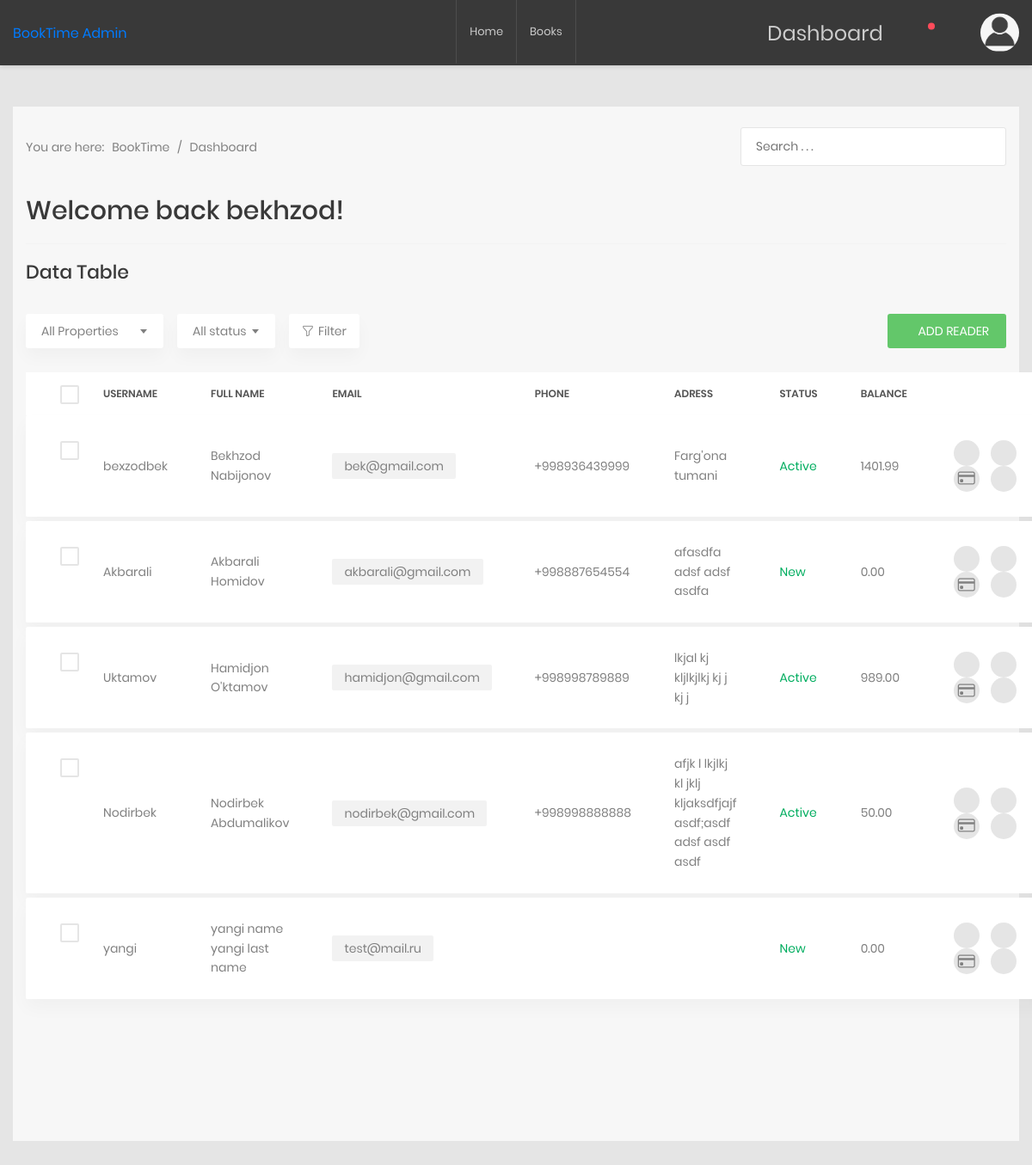
Screenshot of /dashboard/ (signed in) with the database file from the repository.
### readers/models.py (models this page shows)
class Readers(AbstractUser):
    class Status(models.TextChoices):
        New = "New", "New"
        Active = "Active", "Active"
    picture = models.ImageField(default='profile_pictures/anonim_user.png', upload_to='profile_pictures/')
    address = models.CharField(max_length=300, blank=True, default="")
    phone = models.CharField(max_length=13)
    balance = models.DecimalField(max_digits=8, decimal_places=2, blank=True, default=0)
    status = models.CharField(max_length=6,
                              choices=Status.choices,
                              default=Status.New
                              )
    class Meta:
        verbose_name = 'Reader'
        verbose_name_plural = 'Readers'

### dashboard/views.py (the view, shortened to what this page needs)
# urls.py: path('', DashboardView.as_view(), name="dashboard"),
class DashboardView(SuperuserRequiredMixin, View):
    def get(self, request):
        readers = Readers.objects.all()
        search_query = request.GET.get('q', '')
        context = {"readers": readers, "search_query": search_query}
        return render(request, 'dashboard/dashboard.html', context)

### dashboard/views.py (called while the page is built)
    def test_func(self):
        return self.request.user.is_superuser

### templates/dashboard/dashboard.html (shortened to what this page needs)
{% extends 'base.html' %}
{% block content %}
<div class="page-content--bgf7">
    <section class="au-breadcrumb2 py-4">
        <div class="container">
            <div class="row">
                <div class="col-md-12">
                    <div class="au-breadcrumb-content">
                        <div class="au-breadcrumb-left">
                            <span class="au-breadcrumb-span">You are here:</span>
                            <ul class="list-unstyled list-inline au-breadcrumb__list">
                                <li class="list-inline-item active">
                                    <a href="#">BookTime</a>
                                </li>
                                <li class="list-inline-item seprate">
                                    <span>/</span>
                                </li>
                                <li class="list-inline-item">Dashboard</li>
                            </ul>
                        </div>
                        <form class="au-form-icon--sm" method="get">
                            <input class="au-input--w300 au-input--style2"  name="q" value="{{ search_query }}" type="text" placeholder="Search . . .">
                            <button class="au-btn--submit2">
                                <i class="zmdi zmdi-search"></i>
                            </button>
                        </form>
                    </div>
                </div>
            </div>
        </div>
    </section>
    <section class="welcome p-t-10">
        <div class="container">
            <div class="row">
                <div class="col-md-12">
                    <h1 class="title-4">Welcome back
                        <span>{{ request.user.username }}!</span>
                    </h1>
                    <hr class="line-seprate">
                </div>
            </div>
        </div>
    </section>
    <section class="p-t-20">
        <div class="container">
            <div class="row">
                <div class="col-md-12">
                    <h3 class="title-5 m-b-35">data table</h3>
                    <div class="table-data__tool">
                        <div class="table-data__tool-left">
                            <div class="rs-select2--light rs-select2--md">
                            </div>
                            <div class="rs-select2--light rs-select2--sm">
                            </div>
                            <button class="au-btn-filter">
                                <i class="bi bi-funnel"></i>filter</button>
                        </div>
                        <div class="table-data__tool-right">
                            <a class="au-btn au-btn-icon au-btn--green au-btn--small" href="{% url 'dashboard:add_reader' %}">
                                <i class="zmdi zmdi-plus"></i>add reader
                            </a>
                        </div>
                    </div>
                    <div class="table-responsive table-responsive-data2">
                        <table class="table table-data2">
                            <thead>
                                <tr>
                                    <th>
                                        <label class="au-checkbox">
                                            <span class="au-checkmark"></span>
                                        </label>
                                    </th>
                                    <th>Username</th>
                                    <th>Full name</th>
                                    <th>Email</th>
                                    <th>Phone</th>
                                    <th>Adress</th>
                                    <th>Status</th>
                                    <th>Balance</th>
                                    <th></th>
                                </tr>
                            </thead>
                            <tbody>
                            {% for reader in readers %}
                                {% if not reader.is_superuser %}
                                    <tr class="tr-shadow">
                                        <td>
                                            <label class="au-checkbox">
                                                <span class="au-checkmark"></span>
                                            </label>
                                        </td>
                                        <td>{{ reader.username }}</td>
                                        <td>{{ reader.first_name }} {{ reader.last_name }}</td>
                                        <td>
                                            <span class="block-email">{{ reader.email }}</span>
                                        </td>
                                        <td>{{ reader.phone }}</td>
                                        <td>{{ reader.address }}</td>
                                        <td>
                                            <span class="status--process">{{ reader.status }}</span>
                                        </td>
                                        <td>{{ reader.balance }}</td>
                                        <td>
                                            <div class="table-data-feature">
                                                <span class="my-1 mx-1">
                                                    <a href="{% url 'dashboard:reader_messages' reader.id %}" class="item" data-toggle="tooltip" data-placement="top" title="Send message">
                                                        <i class="zmdi zmdi-mail-send"></i>
                                                    </a>
                                                    <a href="{% url 'dashboard:payment' reader.id %}" class="item" data-toggle="tooltip" data-placement="top" title="Payment">
                                                        <i class="bi bi-credit-card"></i>
                                                    </a>
                                                </span>
                                                <span class="my-1 mx-1">
                                                    <a href="{% url 'dashboard:edit_reader' reader.id %}" class="item" data-toggle="tooltip" data-placement="top" title="Edit">
                                                        <i class="zmdi zmdi-edit"></i>
                                                    </a>
                                                    <a href="{% url 'dashboard:delete_reader_confirm' reader.id %}" class="item" data-toggle="tooltip" data-placement="top" title="Delete">
                                                        <i class="zmdi zmdi-delete"></i>
                                                    </a>
                                                </span>
                                            </div>
                                        </td>
                                    </tr>
                                    <tr class="spacer"></tr>
                                {% endif %}
                            {% endfor %}
                            </tbody>
                        </table>
                    </div>
                </div>
            </div>
        </div>
    </section>
    <section class="p-t-60 p-b-20">
        <div class="container">
        <div class="row">
            <div class="col-md-12">
            <div class="copyright">
            </div>
            </div>
        </div>
        </div>
    </section>
</div>
{% endblock %}

### templates/base.html (shortened to what this page needs)
<!DOCTYPE html>
{% load static %}
{% url 'home_page' as home_page_url %}
{% url 'main:list' as books_page_url %}
{% url 'readers:profile' as profile_page_url %}
{% url 'readers:profile-edit' as profile_edit_page_url %}
{% url 'dashboard:dashboard' as dashboard_page_url %}
<html lang="en">
<head>
    <link rel="stylesheet" href="{% static 'main/css/bootstrap.main.css' %}">
    <link rel="stylesheet" href="{% static 'main/css/main.css' %}">
    <link rel="stylesheet" href="https://cdn.jsdelivr.net/npm/bootstrap-icons@1.11.2/font/bootstrap-icons.min.css">
    <link href="{% static 'dashboard/css/font-face.css' %}" rel="stylesheet" media="all">
    <link href="{% static 'dashboard/vendor/font-awesome-4.7/css/font-awesome.min.css' %}" rel="stylesheet" media="all">
    <link href="{% static 'dashboard/vendor/font-awesome-5/css/fontawesome-all.min.css' %}" rel="stylesheet" media="all">
    <link href="{% static 'dashboard/vendor/mdi-font/css/material-design-iconic-font.min.css' %}" rel="stylesheet" media="all">
    <link href="{% static 'dashboard/vendor/bootstrap-4.1/bootstrap.min.css' %}" rel="stylesheet" media="all">
    <link href="{% static 'dashboard/vendor/animsition/animsition.min.css' %}" rel="stylesheet" media="all">
    <link href="{% static 'dashboard/vendor/bootstrap-progressbar/bootstrap-progressbar-3.3.4.min.css' %}" rel="stylesheet" media="all">
    <link href="{% static 'dashboard/vendor/wow/animate.css' %}" rel="stylesheet" media="all">
    <link href="{% static 'dashboard/vendor/css-hamburgers/hamburgers.min.css' %}" rel="stylesheet" media="all">
    <link href="{% static 'dashboard/vendor/slick/slick.css' %}" rel="stylesheet" media="all">
    <link href="{% static 'dashboard/vendor/select2/select2.min.css' %}" rel="stylesheet" media="all">
    <link href="{% static 'dashboard/vendor/perfect-scrollbar/perfect-scrollbar.css' %}" rel="stylesheet" media="all">
    <link href="{% static 'dashboard/css/theme.css' %}" rel="stylesheet" media="all">
</head>
<body class="animsition">
    <div class="page-wrapper">
        <header class="header-desktop3 d-none d-lg-block">
            <div class="section__content section__content--p35">
                <div class="header3-wrap">
                    <div class="header__logo">
                        <a href="{% url 'landing_page' %}">
                            BookTime Admin
                        </a>
                    </div>
                    <div class="header__navbar">
                        <ul class="list-unstyled">
                            <li>
                                <a class="nav-link {% if request.path == home_page_url %} active {% endif %}" aria-current="page" href="{% url 'home_page' %}">
                                    Home
                                </a>
                            </li>
                            <li>
                                <a class="nav-link {% if request.path == books_page_url %} active {% endif %}" aria-current="page" href="{{ books_page_url }}">
                                    Books
                                </a>
                            </li>
                        </ul>
                    </div>
                    <div class="header__tool">
                        {% if request.user.is_authenticated %}
                        <div class="header-button-item">
                              {% if request.user.is_superuser %}
                                  <a class="nav-link {% if request.path == dashboard_page_url %} active {% endif %}" href="{{ dashboard_page_url }}">
                                    Dashboard
                                  </a>
                              {% endif %}
                        </div>
                        <div class="header-button-item has-noti js-item-menu">
                            <i class="zmdi zmdi-notifications"></i>
                        </div>
                        <div class="header-button-item js-item-menu">
                            <i class="zmdi zmdi-settings"></i>
                        </div>
                        <div class="account-wrap">
                            <div class="account-item account-item--style2 clearfix js-item-menu">
                                <div class="image">
                                    <img src="{{ request.user.picture.url }}" alt="John Doe" />
                                </div>
                            </div>
                        </div>
                        {% else %}
                        <div class="header-button-item btn btn-outline-info">
                            <a href="{% url 'readers:login' %}">Login</a>
                        </div>
                        {% endif %}
                    </div>
                </div>
            </div>
        </header>
  <div class="container mt-5">
  {% block content %}
  {% endblock %}
  </div>
</body>
</html>

### rows the page displays
Readers: user.picture (picture), user.username "bekhzod"
Readers: username "bexzodbek", first_name "Bekhzod", last_name "Nabijonov", email "bek@gmail.com", phone "+998936439999", address "Farg'ona tumani", status "Active", balance "1401.99"
Readers: username "Akbarali", first_name "Akbarali", last_name "Homidov", email "akbarali@gmail.com", phone "+998887654554", address "afasdfa adsf adsf asdfa", status "New", balance "0.00"
Readers: username "Uktamov", first_name "Hamidjon", last_name "O'ktamov", email "hamidjon@gmail.com", phone "+998998789889", address "lkjal kj kljlkjlkj kj j kj j", status "Active", balance "989.00"
Readers: username "Nodirbek", first_name "Nodirbek", last_name "Abdumalikov", email "nodirbek@gmail.com", phone "+998998888888", address "afjk l lkjlkj kl jklj kljaksdfjajf asdf;asdf adsf asdf asdf", status "Active", balance "50.00"
Readers: username "yangi", first_name "yangi name", last_name "yangi last name", email "test@mail.ru", status "New", balance "0.00"
